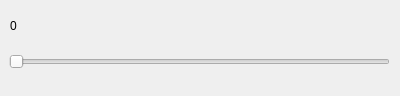
<?xml version="1.0" encoding="UTF-8"?>
<ui version="4.0">
 <class>Form</class>
 <widget class="QWidget" name="Form">
  <property name="geometry">
   <rect>
    <x>0</x>
    <y>0</y>
    <width>400</width>
    <height>96</height>
   </rect>
  </property>
  <property name="windowTitle">
   <string>Form</string>
  </property>
  <widget class="QLabel" name="label">
   <property name="geometry">
    <rect>
     <x>10</x>
     <y>10</y>
     <width>81</width>
     <height>31</height>
    </rect>
   </property>
   <property name="text">
    <string>0</string>
   </property>
  </widget>
  <widget class="QSlider" name="horizontalSlider">
   <property name="geometry">
    <rect>
     <x>9</x>
     <y>51</y>
     <width>381</width>
     <height>21</height>
    </rect>
   </property>
   <property name="orientation">
    <enum>Qt::Horizontal</enum>
   </property>
  </widget>
 </widget>
 <resources/>
 <connections>
  <connection>
   <sender>horizontalSlider</sender>
   <signal>valueChanged(int)</signal>
   <receiver>label</receiver>
   <slot>setNum(int)</slot>
   <hints>
    <hint type="sourcelabel">
     <x>83</x>
     <y>65</y>
    </hint>
    <hint type="destinationlabel">
     <x>37</x>
     <y>22</y>
    </hint>
   </hints>
  </connection>
 </connections>
</ui>
